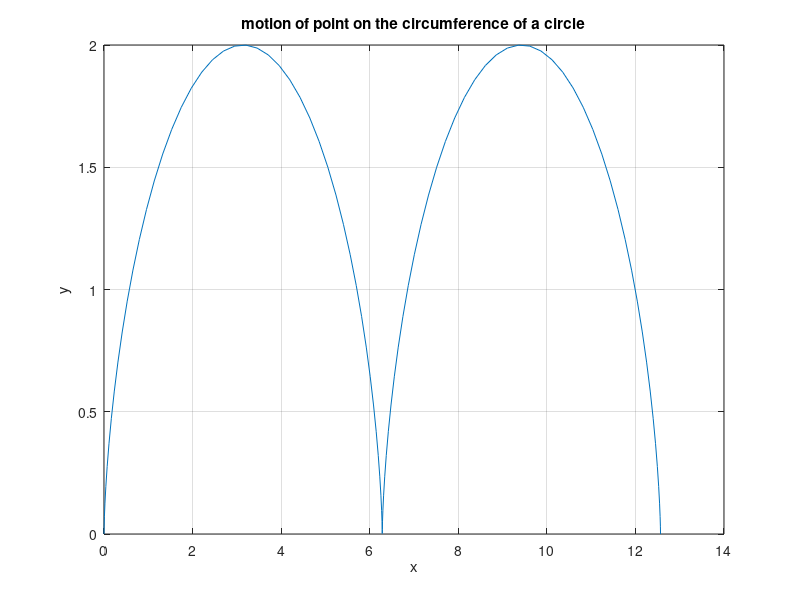

Source code (MATLAB):
t = linspace ( 0, 4 * pi, 100); 
x= (t - sin (t) );
y= (1 - cos (t)); 
plot (x,y)
%plot 
xlabel ( 'x')
ylabel ('y')
title ( 'motion of point on the circumference of a circle')
grid on